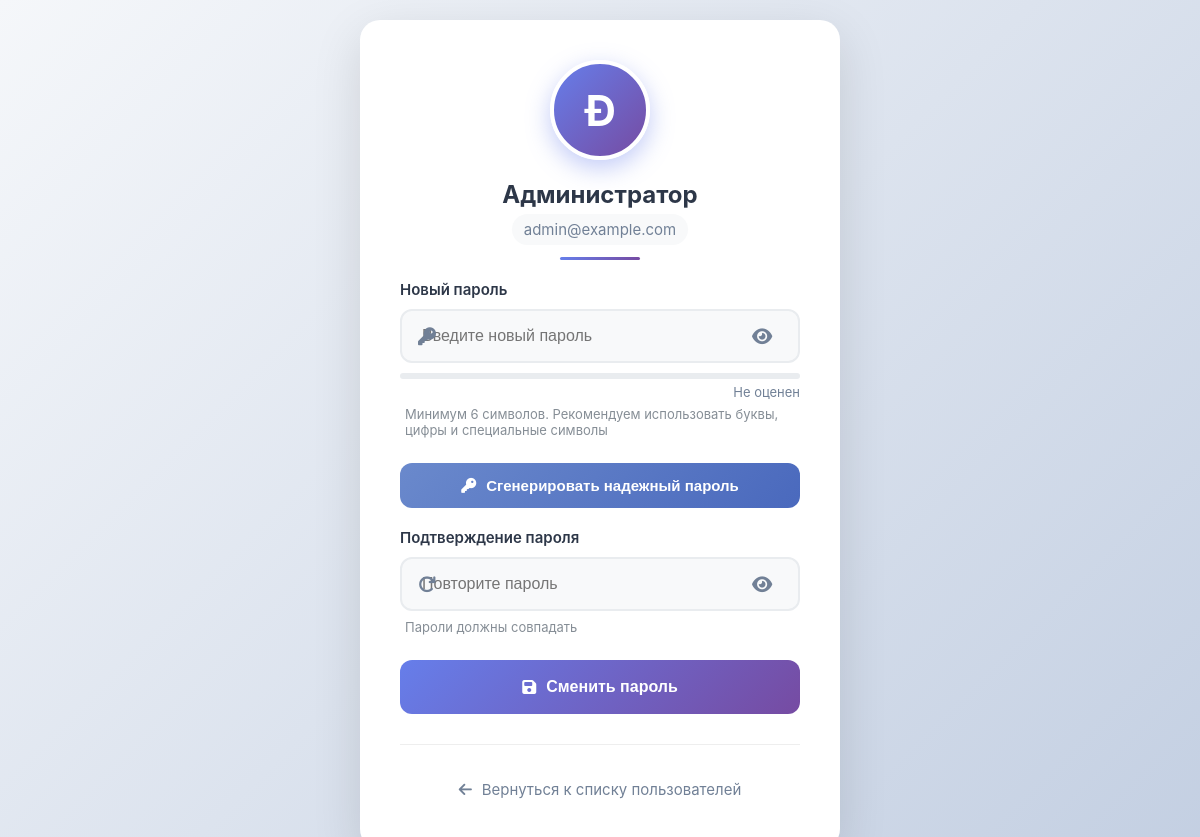
Page /admin/users/change_password.php?id=1 (signed in) on the committed database.
### tables this page shows
CREATE TABLE `users` (
  `id` int NOT NULL,
  `name` varchar(100) NOT NULL,
  `password` varchar(255) NOT NULL,
  `email` varchar(100) NOT NULL,
  `telephone` varchar(20) DEFAULT NULL,
  `role` enum('admin','user') DEFAULT 'user',
  `created_at` timestamp NULL DEFAULT CURRENT_TIMESTAMP,
  `updated_at` timestamp NULL DEFAULT NULL ON UPDATE CURRENT_TIMESTAMP,
  `last_login_at` timestamp NULL DEFAULT NULL COMMENT 'Время последнего входа',
  `login_count` int DEFAULT '0' COMMENT 'Количество входов',
  `last_password_change` timestamp NULL DEFAULT NULL COMMENT 'Время последней смены пароля',
  `remember_token` varchar(100) DEFAULT NULL,
  `token_expires_at` datetime DEFAULT NULL,
  `is_active` tinyint(1) DEFAULT '1'
);

### admin/users/change_password.php (the view, shortened to what this page needs)
<?php
include "../config/database.php";
$user_id = isset($_GET['id']) ? (int)$_GET['id'] : 0;
$query = "SELECT * FROM users WHERE id = $user_id";
$result = mysqli_query($conn, $query);
$user = mysqli_fetch_assoc($result);
?>
<!DOCTYPE html>
<html lang="ru">
<head>
    <link rel="stylesheet" href="../assets/style/style.css">
    <link rel="stylesheet" href="https://cdnjs.cloudflare.com/ajax/libs/font-awesome/6.4.0/css/all.min.css">
    <link rel="stylesheet" href="../assets/style/users/pwd.css">
</head>
<body>
    <div class="password-container">
        <div class="user-header">
            <div class="user-avatar">
                <?php echo strtoupper(substr($user['name'], 0, 1)); ?>
            </div>
            <div class="user-name"><?php echo htmlspecialchars($user['name']); ?></div>
            <div class="user-email"><?php echo htmlspecialchars($user['email']); ?></div>
        </div>
        <form method="POST" id="passwordForm">
            <div class="form-group">
                <label for="password">Новый пароль</label>
                <div class="password-field">
                    <i class="fas fa-key icon-left"></i>
                    <input type="password" id="password" name="password" required placeholder="Введите новый пароль">
                    <button type="button" class="password-toggle" onclick="togglePassword('password')">
                        <i class="fas fa-eye"></i>
                    </button>
                </div>
                <div class="password-strength">
                </div>
                <div class="strength-text" id="strengthText">Не оценен</div>
                <div class="password-hint">Минимум 6 символов. Рекомендуем использовать буквы, цифры и специальные символы</div>
            </div>
            <button type="button" class="btn-generate" onclick="generatePassword()">
                <i class="fas fa-key"></i> Сгенерировать надежный пароль
            </button>
            <div class="form-group">
                <label for="confirm_password">Подтверждение пароля</label>
                <div class="password-field">
                    <i class="fas fa-redo icon-left"></i>
                    <input type="password" id="confirm_password" name="confirm_password" required placeholder="Повторите пароль">
                    <button type="button" class="password-toggle" onclick="togglePassword('confirm_password')">
                        <i class="fas fa-eye"></i>
                    </button>
                </div>
                <div class="password-hint">Пароли должны совпадать</div>
            </div>
            <button type="submit" class="btn-submit">
                <i class="fas fa-save"></i> Сменить пароль
            </button>
        </form>
        <div class="back-link">
            <a href="index.php">
                <i class="fas fa-arrow-left"></i> Вернуться к списку пользователей
            </a>
        </div>
    </div>
</body>
</html>

### admin/assets/style/style.css (style rules this page uses)
:root { --primary-color: #667eea; --primary-dark: #5a67d8; --secondary-color: #764ba2; --sidebar-width: 250px; --header-height: 70px; --dark-color: #2d3748; --light-color: #f7fafc; --gray-color: #718096; --success-color: #48bb78; --danger-color: #f56565; --warning-color: #ed8936; --info-color: #4299e1; }
* { margin: 0; padding: 0; box-sizing: border-box; }
body { font-family: 'Inter', sans-serif; background-color: var(--light-color); color: var(--dark-color); display: flex; min-height: 100vh; }

### admin/assets/style/users/pwd.css (style rules this page uses)
body { display: flex; justify-content: center; align-items: center; min-height: 100vh; background: linear-gradient(135deg, #f5f7fa 0%, #c3cfe2 100%); padding: 20px; }
.password-container { width: 100%; max-width: 480px; background: white; border-radius: 20px; padding: 40px; box-shadow: 0 15px 50px rgba(0, 0, 0, 0.12); animation: fadeIn 0.6s ease-out; }
.user-header { text-align: center; margin-bottom: 35px; position: relative; }
.user-header::after { content: ''; position: absolute; bottom: -15px; left: 50%; transform: translateX(-50%); width: 80px; height: 3px; background: linear-gradient(90deg, var(--primary-color), var(--secondary-color)); border-radius: 10px; }
.user-avatar { width: 100px; height: 100px; background: linear-gradient(135deg, var(--primary-color) 0%, var(--secondary-color) 100%); border-radius: 50%; margin: 0 auto 20px; display: flex; align-items: center; justify-content: center; font-size: 42px; color: white; font-weight: bold; box-shadow: 0 8px 25px rgba(102, 126, 234, 0.4); border: 4px solid white; }
.user-name { font-size: 24px; font-weight: 700; color: var(--dark-color); margin-bottom: 5px; }
.user-email { font-size: 15px; color: var(--gray-color); background: #f8f9fa; padding: 6px 12px; border-radius: 20px; display: inline-block; }
.form-group { margin-bottom: 25px; }
.form-group label { display: block; margin-bottom: 10px; font-weight: 600; color: var(--dark-color); font-size: 15px; }
.password-field { position: relative; margin-bottom: 8px; }
.password-field input { width: 100%; padding: 16px 50px 16px 20px; border: 2px solid #e9ecef; border-radius: 12px; font-size: 16px; transition: all 0.3s; background: #f8f9fa; }
.password-field .icon-left { position: absolute; left: 18px; top: 50%; transform: translateY(-50%); color: var(--gray-color); font-size: 18px; }
.password-toggle { position: absolute; right: 18px; top: 50%; transform: translateY(-50%); background: none; border: none; cursor: pointer; color: var(--gray-color); padding: 8px; font-size: 18px; transition: color 0.3s; border-radius: 50%; width: 40px; height: 40px; display: flex; align-items: center; justify-content: center; }
.password-hint { font-size: 13px; color: #868e96; margin-top: 6px; padding-left: 5px; }
.btn-generate { width: 100%; padding: 14px; margin-top: 10px; margin-bottom: 20px; background: linear-gradient(135deg, #6a89cc 0%, #4a69bd 100%); color: white; border: none; border-radius: 12px; font-weight: 600; cursor: pointer; transition: all 0.3s; display: flex; align-items: center; justify-content: center; gap: 10px; font-size: 15px; }
.btn-submit { width: 100%; padding: 18px; background: linear-gradient(135deg, var(--primary-color) 0%, var(--secondary-color) 100%); color: white; border: none; border-radius: 12px; font-weight: 600; cursor: pointer; transition: all 0.3s; font-size: 16px; display: flex; align-items: center; justify-content: center; gap: 10px; margin-top: 10px; }
.back-link { text-align: center; margin-top: 30px; padding-top: 25px; border-top: 1px solid #eee; }
.back-link a { color: var(--gray-color); text-decoration: none; display: inline-flex; align-items: center; gap: 10px; padding: 10px 20px; border-radius: 30px; transition: all 0.3s; font-size: 15px; }
.password-strength { margin-top: 10px; height: 6px; background: #e9ecef; border-radius: 3px; overflow: hidden; }
.strength-text { font-size: 13px; margin-top: 5px; text-align: right; color: var(--gray-color); }

### rows in the picture
users: name "Ð", name "Администратор", email "admin@example.com"
